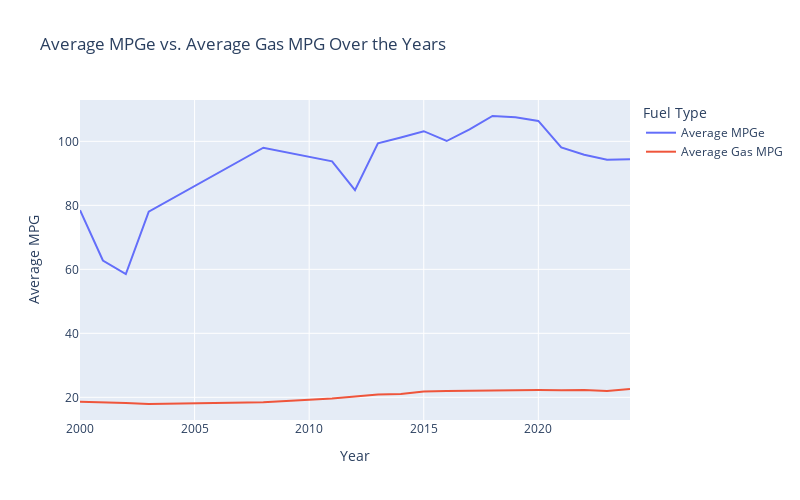

Notebook code for this chart:
### Code cell
import plotly.express as px
def visual1():
  # Call the insight2() function to get the merged DataFrame
  merged_df = insight2()

  # Create a line plot
  fig = px.line(merged_df, x='Year', y=['Average MPGe', 'Average Gas MPG'],
                title='Average MPGe vs. Average Gas MPG Over the Years',
                labels={'value': 'Average MPG', 'variable': 'Fuel Type'},
                width=800, height=500)

  # Show the plot
  fig.show()

############ Function Call ############
visual1()

### Figure 1 — Plotly figure (JSON) as saved in the notebook; plotly's stock layout.template omitted (floating-point values rounded to 4 significant figures)
{"data": [{"hovertemplate": "Fuel Type=Average MPGe<br>Year=%{x}<br>Average MPG=%{y}<extra></extra>", "legendgroup": "Average MPGe", "line": {"color": "#636efa", "dash": "solid"}, "marker": {"symbol": "circle"}, "mode": "lines", "name": "Average MPGe", "orientation": "v", "showlegend": true, "type": "scatter", "x": [2000, 2001, 2002, 2003, 2008, 2011, 2012, 2013, 2014, 2015, 2016, 2017, 2018, 2019, 2020, 2021, 2022, 2023, 2024], "xaxis": "x", "y": [78.5, 62.75, 58.5, 78, 98, 93.75, 84.75, 99.36, 101.2, 103.2, 100.1, 103.8, 107.9, 107.5, 106.4, 98.12, 95.82, 94.24, 94.43], "yaxis": "y"}, {"hovertemplate": "Fuel Type=Average Gas MPG<br>Year=%{x}<br>Average MPG=%{y}<extra></extra>", "legendgroup": "Average Gas MPG", "line": {"color": "#EF553B", "dash": "solid"}, "marker": {"symbol": "circle"}, "mode": "lines", "name": "Average Gas MPG", "orientation": "v", "showlegend": true, "type": "scatter", "x": [2000, 2001, 2002, 2003, 2008, 2011, 2012, 2013, 2014, 2015, 2016, 2017, 2018, 2019, 2020, 2021, 2022, 2023, 2024], "xaxis": "x", "y": [18.63, 18.47, 18.26, 17.91, 18.48, 19.63, 20.23, 20.9, 21.05, 21.78, 21.94, 22.07, 22.18, 22.22, 22.28, 22.22, 22.3, 21.95, 22.57], "yaxis": "y"}], "layout": {"height": 500, "legend": {"title": {"text": "Fuel Type"}, "tracegroupgap": 0}, "title": {"text": "Average MPGe vs. Average Gas MPG Over the Years"}, "width": 800, "xaxis": {"anchor": "y", "domain": [0, 1], "title": {"text": "Year"}}, "yaxis": {"anchor": "x", "domain": [0, 1], "title": {"text": "Average MPG"}}}}
